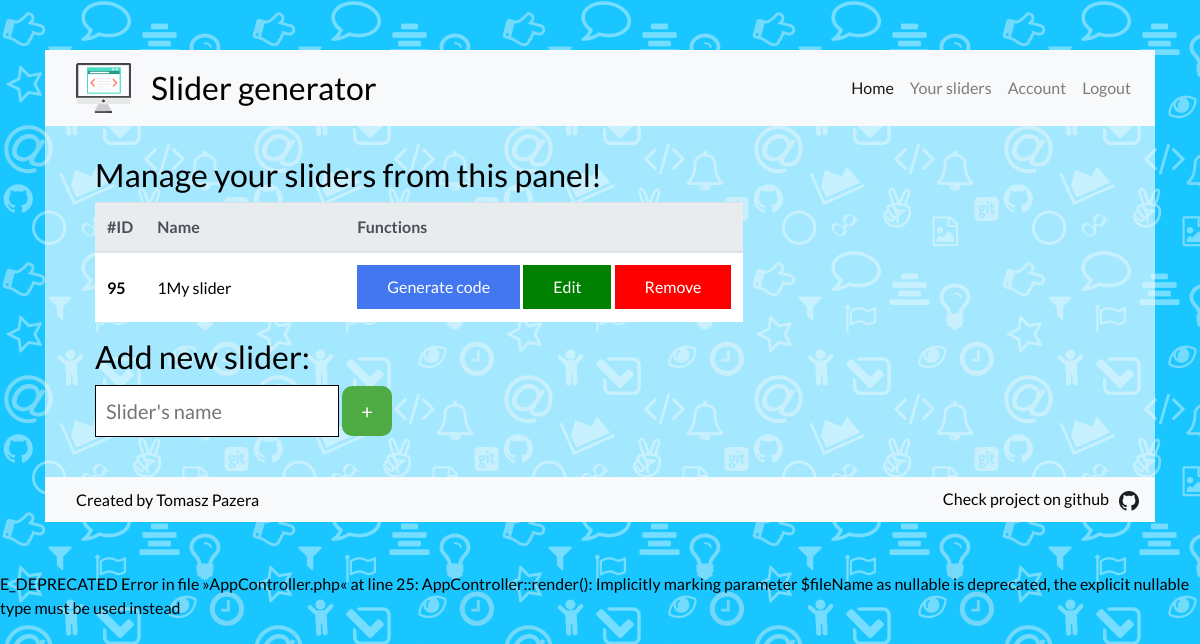
/?page=sliders (signed in), run on an earlier commit of the app's database.
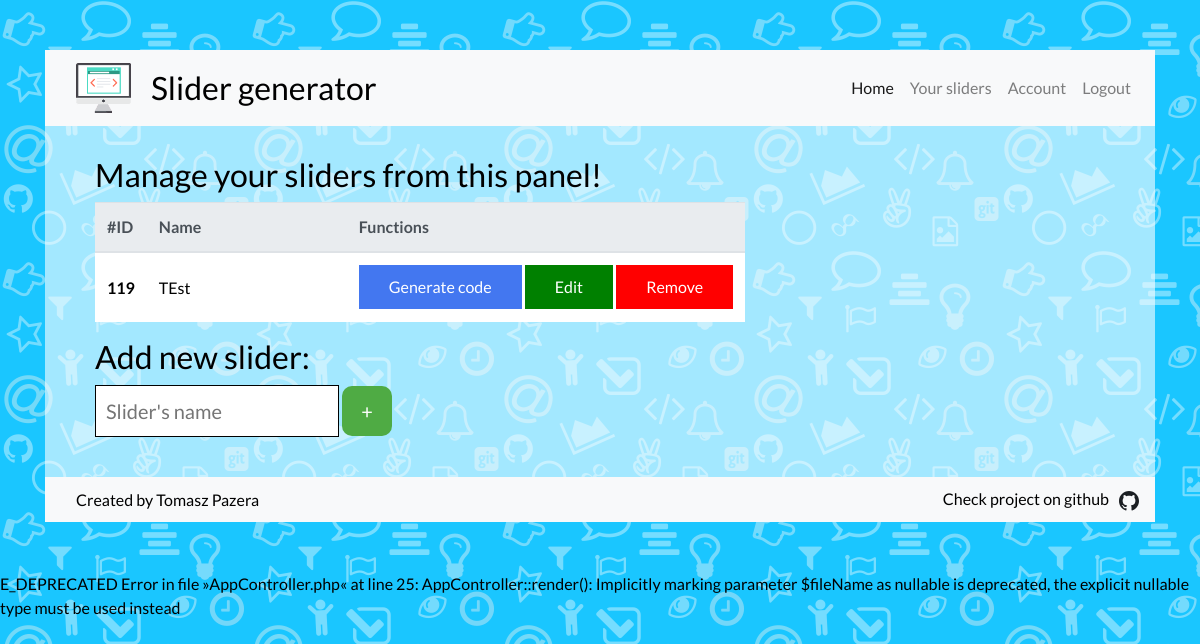
And on a later commit of the database.
### tables this page shows
CREATE TABLE `sliders` (
  `id_slider` int(11) NOT NULL AUTO_INCREMENT,
  `name` varchar(30) NOT NULL,
  `height` int(11) DEFAULT 500,
  `speed` int(11) NOT NULL DEFAULT 3000,
  `id_user` int(11) NOT NULL,
  PRIMARY KEY (`id_slider`),
  UNIQUE KEY `sliders_id_slider_uindex` (`id_slider`),
  KEY `sliders_users_id_fk` (`id_user`),
  CONSTRAINT `sliders_users_id_fk` FOREIGN KEY (`id_user`) REFERENCES `users` (`id`) ON DELETE CASCADE ON UPDATE CASCADE
);

### src/index.php (called while the page is built, shortened)
<?php
$routing = new Routing();
$routing->run();

### src/model/SliderMapper.php (called while the page is built, shortened)
<?php
require_once __DIR__.'/../Database.php';
class SliderMapper
{
    private $database;
    public function __construct()
    {
        $this->database = new Database();
    }
    public function getSlidersList(
    ): SlidersList
    {
        try {
            $stmt = $this->database->connect()->prepare('SELECT * FROM sliders WHERE id_user = :id;');
            $stmt->bindParam(':id', $_SESSION['id_user'], PDO::PARAM_STR);
            $stmt->execute();
            $arrSliders = $stmt->fetchAll(PDO::FETCH_ASSOC);
            $slidersList = new SlidersList($arrSliders);
            return $slidersList;
        }
        catch(PDOException $e) {
            return 'Error: ' . $e->getMessage();
        }
    }
}

### src/Database.php (called while the page is built, shortened)
<?php
class Database
{
    private $servername;
    private $username;
    private $password;
    private $database;
    public function __construct()
    {
        $this->servername = SERVERNAME;
        $this->username = USERNAME;
        $this->password = PASSWORD;
        $this->database = DATABASE;
    }
    public function connect()
    {
        try {
            return new PDO("mysql:host=$this->servername;dbname=$this->database", $this->username, $this->password);
        }
        catch(PDOException $e)
        {
            echo $e->getMessage();
            return 'Connection failed: ' . $e->getMessage();
        }
    }
}

### src/model/Slider.php (called while the page is built, shortened)
<?php
class Slider
{
    private $id;
    private $name;
    public function __construct($id, $name, $height, $speed, $user)
    {
        $this->id = $id;
        $this->name = $name;
    }
    public function getId()
    {
        return $this->id;
    }
    public function getName()
    {
        return $this->name;
    }
}

### src/views/SlidersController/sliders.php (the view, shortened to what this page needs)
<?php include(dirname(__DIR__) . '/header.php') ?>
    <h2>Manage your sliders from this panel!</h2>
<?php if(isset($sliders)): ?>
    <table class="table">
        <thead class="thead-light">
        <tr>
            <th scope="col">#ID</th>
            <th scope="col">Name</th>
            <th scope="col">Functions</th>
        </tr>
        </thead>
        <tbody class="table-striped">
        <?php foreach($sliders as $slider): ?>
        <tr>
            <th scope="row"><?= $slider->getId() ?></th>
            <td><?= $slider->getName() ?></td>
            <td>
                <form action="?page=codeslider&slider=<?= $slider->getId() ?>" method="POST">
                    <input type="submit" class="code" value="Generate code"/>
                </form>
                <form action="?page=editslider&slider=<?= $slider->getId() ?>" method="POST">
                    <input type="submit" class="edit" value="Edit"/>
                </form>
                <form action="?page=removeslider&slider=<?= $slider->getId() ?>" method="POST">
                    <input type="submit" class="remove" value="Remove"/>
                </form>
            </td>
        </tr>
        <?php endforeach; ?>
        </tbody>
    </table>
<?php endif; ?>
    <h2>Add new slider:</h2>
    <form class="addslider" action="?page=addslider" method="POST">
        <input name="name" placeholder="Slider's name" type="text"/>
        <input type="submit" value="+"/>
    </form>
<?php include(dirname(__DIR__) . '/footer.php') ?>

What changed in the data, as far as the page shows it:
removed sliders: id_slider "95", name "1My slider"
added sliders: id_slider "119", name "TEst"
